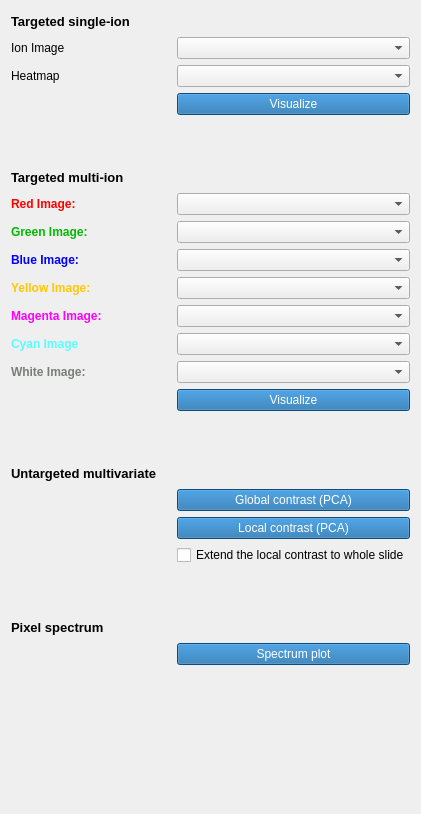
  <widget class="QWidget" name="tab_2">
   <attribute name="title">
    <string>Visualization</string>
   </attribute>
   <layout class="QFormLayout" name="formLayout_2">
    <item row="2" column="0">
     <widget class="QLabel" name="label_12">
      <property name="font">
       <font>
        <pointsize>10</pointsize>
        <weight>75</weight>
        <bold>true</bold>
       </font>
      </property>
      <property name="text">
       <string>Targeted single-ion </string>
      </property>
     </widget>
    </item>
    <item row="2" column="1">
     <spacer name="horizontalSpacer">
      <property name="orientation">
       <enum>Qt::Horizontal</enum>
      </property>
      <property name="sizeHint" stdset="0">
       <size>
        <width>40</width>
        <height>20</height>
       </size>
      </property>
     </spacer>
    </item>
    <item row="3" column="0">
     <widget class="QLabel" name="singleIonMzLabel">
      <property name="text">
       <string>Ion Image</string>
      </property>
     </widget>
    </item>
    <item row="3" column="1">
     <widget class="QComboBox" name="singleIonMzList"/>
    </item>
    <item row="4" column="0">
     <widget class="QLabel" name="singleIonHeatmapLabel">
      <property name="text">
       <string>Heatmap</string>
      </property>
     </widget>
    </item>
    <item row="4" column="1">
     <widget class="QComboBox" name="singleIonHeatmapList"/>
    </item>
    <item row="5" column="1">
     <widget class="QPushButton" name="singleIonButton">
      <property name="styleSheet">
       <string notr="true">background-color: #1769aa;
color: rgb(255, 255, 255);</string>
      </property>
      <property name="text">
       <string>Visualize</string>
      </property>
     </widget>
    </item>
    <item row="6" column="0" colspan="2">
     <spacer name="verticalSpacer_19">
      <property name="orientation">
       <enum>Qt::Vertical</enum>
      </property>
      <property name="sizeType">
       <enum>QSizePolicy::Fixed</enum>
      </property>
      <property name="sizeHint" stdset="0">
       <size>
        <width>20</width>
        <height>40</height>
       </size>
      </property>
     </spacer>
    </item>
    <item row="7" column="0">
     <widget class="QLabel" name="label_13">
      <property name="font">
       <font>
        <pointsize>10</pointsize>
        <weight>75</weight>
        <bold>true</bold>
       </font>
      </property>
      <property name="text">
       <string>Targeted multi-ion </string>
      </property>
     </widget>
    </item>
    <item row="7" column="1">
     <spacer name="horizontalSpacer_2">
      <property name="orientation">
       <enum>Qt::Horizontal</enum>
      </property>
      <property name="sizeHint" stdset="0">
       <size>
        <width>40</width>
        <height>20</height>
       </size>
      </property>
     </spacer>
    </item>
    <item row="8" column="0">
     <widget class="QLabel" name="redImageLabel">
      <property name="font">
       <font>
        <pointsize>9</pointsize>
        <weight>75</weight>
        <bold>true</bold>
       </font>
      </property>
      <property name="styleSheet">
       <string notr="true">
color: rgb(255, 0, 0);</string>
      </property>
      <property name="text">
       <string>Red Image:</string>
      </property>
     </widget>
    </item>
    <item row="9" column="0">
     <widget class="QLabel" name="greenImageLabel">
      <property name="font">
       <font>
        <pointsize>9</pointsize>
        <weight>75</weight>
        <bold>true</bold>
       </font>
      </property>
      <property name="styleSheet">
       <string notr="true">color: rgb(0, 185, 0);

</string>
      </property>
      <property name="text">
       <string>Green Image:</string>
      </property>
     </widget>
    </item>
    <item row="9" column="1">
     <widget class="QComboBox" name="mzlist_3"/>
    </item>
    <item row="10" column="0">
     <widget class="QLabel" name="blueImageLabel">
      <property name="font">
       <font>
        <pointsize>9</pointsize>
        <weight>75</weight>
        <bold>true</bold>
       </font>
      </property>
      <property name="styleSheet">
       <string notr="true">color: rgb(0, 0, 255);</string>
      </property>
      <property name="text">
       <string>Blue Image:</string>
      </property>
     </widget>
    </item>
    <item row="10" column="1">
     <widget class="QComboBox" name="mzlist_4"/>
    </item>
    <item row="11" column="0">
     <widget class="QLabel" name="yellowImageLabel">
      <property name="font">
       <font>
        <pointsize>9</pointsize>
        <weight>75</weight>
        <bold>true</bold>
       </font>
      </property>
      <property name="styleSheet">
       <string notr="true">color: rgb(255, 200, 0);
</string>
      </property>
      <property name="text">
       <string>Yellow Image:</string>
      </property>
     </widget>
    </item>
    <item row="11" column="1">
     <widget class="QComboBox" name="mzlist_7"/>
    </item>
    <item row="12" column="0">
     <widget class="QLabel" name="magentaImageLabel">
      <property name="font">
       <font>
        <pointsize>9</pointsize>
        <weight>75</weight>
        <bold>true</bold>
       </font>
      </property>
      <property name="styleSheet">
       <string notr="true">color: rgb(255, 0, 255);
</string>
      </property>
      <property name="text">
       <string>Magenta Image:</string>
      </property>
     </widget>
    </item>
    <item row="12" column="1">
     <widget class="QComboBox" name="mzlist_5"/>
    </item>
    <item row="13" column="0">
     <widget class="QLabel" name="cyanImageLabel">
      <property name="font">
       <font>
        <pointsize>9</pointsize>
        <weight>75</weight>
        <bold>true</bold>
       </font>
      </property>
      <property name="styleSheet">
       <string notr="true">color: rgb(85, 255, 255);</string>
      </property>
      <property name="text">
       <string>Cyan Image</string>
      </property>
     </widget>
    </item>
    <item row="13" column="1">
     <widget class="QComboBox" name="mzlist_6"/>
    </item>
    <item row="14" column="0">
     <widget class="QLabel" name="whiteImageLabel">
      <property name="font">
       <font>
        <pointsize>9</pointsize>
        <weight>75</weight>
        <bold>true</bold>
       </font>
      </property>
      <property name="styleSheet">
       <string notr="true">color: rgb(121, 125, 121);</string>
      </property>
      <property name="text">
       <string>White Image:</string>
      </property>
     </widget>
    </item>
    <item row="14" column="1">
     <widget class="QComboBox" name="mzlist"/>
    </item>
    <item row="15" column="1">
     <widget class="QPushButton" name="multiIonButton">
      <property name="styleSheet">
       <string notr="true">background-color: #1769aa;
color: rgb(255, 255, 255);</string>
      </property>
      <property name="text">
       <string>Visualize</string>
      </property>
     </widget>
    </item>
    <item row="16" column="0" colspan="2">
     <spacer name="verticalSpacer_24">
      <property name="orientation">
       <enum>Qt::Vertical</enum>
      </property>
      <property name="sizeType">
       <enum>QSizePolicy::Fixed</enum>
      </property>
      <property name="sizeHint" stdset="0">
       <size>
        <width>20</width>
        <height>40</height>
       </size>
      </property>
     </spacer>
    </item>
    <item row="17" column="0">
     <widget class="QLabel" name="label_15">
      <property name="font">
       <font>
        <pointsize>10</pointsize>
        <weight>75</weight>
        <bold>true</bold>
       </font>
      </property>
      <property name="text">
       <string>Untargeted multivariate    </string>
      </property>
     </widget>
    </item>
    <item row="17" column="1">
     <spacer name="horizontalSpacer_3">
      <property name="orientation">
       <enum>Qt::Horizontal</enum>
      </property>
      <property name="sizeHint" stdset="0">
       <size>
        <width>40</width>
        <height>20</height>
       </size>
      </property>
     </spacer>
    </item>
    <item row="18" column="1">
     <widget class="QPushButton" name="PCA_button">
      <property name="styleSheet">
       <string notr="true">background-color: #1769aa;
color: rgb(255, 255, 255);</string>
      </property>
      <property name="text">
       <string>Global contrast (PCA)</string>
      </property>
     </widget>
    </item>
    <item row="19" column="1">
     <widget class="QPushButton" name="partialPCA">
      <property name="styleSheet">
       <string notr="true">background-color: #1769aa;
color: rgb(255, 255, 255);</string>
      </property>
      <property name="text">
       <string>Local contrast (PCA)</string>
      </property>
     </widget>
    </item>
    <item row="20" column="1">
     <widget class="QCheckBox" name="pcaExtendCheckbox">
      <property name="text">
       <string>Extend the local contrast to whole slide</string>
      </property>
     </widget>
    </item>
    <item row="21" column="0" colspan="2">
     <spacer name="verticalSpacer_28">
      <property name="orientation">
       <enum>Qt::Vertical</enum>
      </property>
      <property name="sizeType">
       <enum>QSizePolicy::Fixed</enum>
      </property>
      <property name="sizeHint" stdset="0">
       <size>
        <width>20</width>
        <height>40</height>
       </size>
      </property>
     </spacer>
    </item>
    <item row="22" column="0">
     <widget class="QLabel" name="label_11">
      <property name="font">
       <font>
        <pointsize>10</pointsize>
        <weight>75</weight>
        <bold>true</bold>
       </font>
      </property>
      <property name="text">
       <string>Pixel spectrum</string>
      </property>
     </widget>
    </item>
    <item row="22" column="1">
     <spacer name="horizontalSpacer_7">
      <property name="orientation">
       <enum>Qt::Horizontal</enum>
      </property>
      <property name="sizeHint" stdset="0">
       <size>
        <width>40</width>
        <height>20</height>
       </size>
      </property>
     </spacer>
    </item>
    <item row="24" column="0" colspan="2">
     <spacer name="verticalSpacer">
      <property name="orientation">
       <enum>Qt::Vertical</enum>
      </property>
      <property name="sizeHint" stdset="0">
       <size>
        <width>20</width>
        <height>40</height>
       </size>
      </property>
     </spacer>
    </item>
    <item row="25" column="0" colspan="2">
     <spacer name="verticalSpacer_2">
      <property name="orientation">
       <enum>Qt::Vertical</enum>
      </property>
      <property name="sizeHint" stdset="0">
       <size>
        <width>20</width>
        <height>40</height>
       </size>
      </property>
     </spacer>
    </item>
    <item row="26" column="0" colspan="2">
     <spacer name="verticalSpacer_12">
      <property name="orientation">
       <enum>Qt::Vertical</enum>
      </property>
      <property name="sizeHint" stdset="0">
       <size>
        <width>20</width>
        <height>40</height>
       </size>
      </property>
     </spacer>
    </item>
    <item row="8" column="1">
     <widget class="QComboBox" name="mzlist_2"/>
    </item>
    <item row="23" column="1">
     <widget class="QPushButton" name="spectrumPlot">
      <property name="styleSheet">
       <string notr="true">background-color: #1769aa;
color: rgb(255, 255, 255);</string>
      </property>
      <property name="text">
       <string>Spectrum plot</string>
      </property>
     </widget>
    </item>
   </layout>
  </widget>
